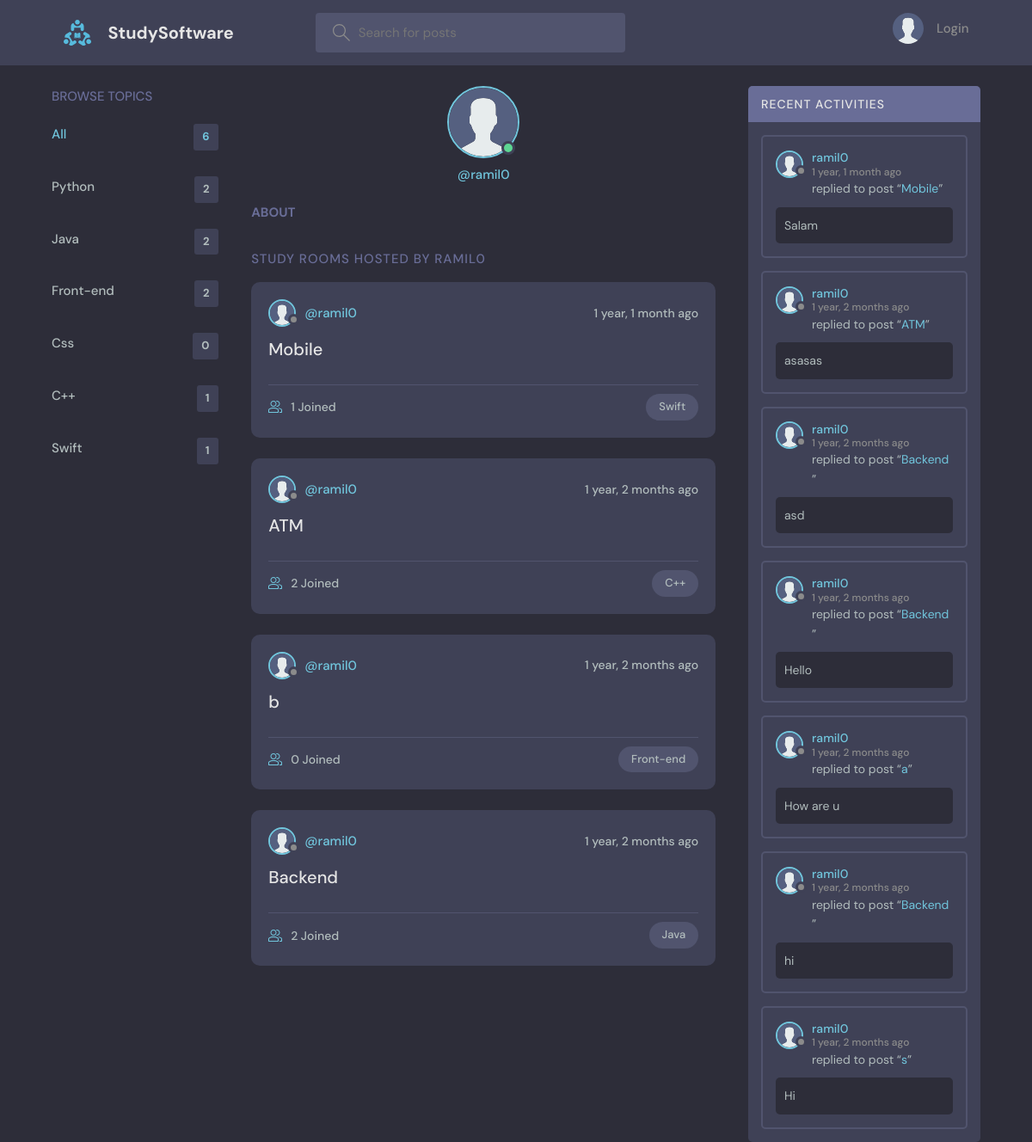
The app's page /profile/1/, older data.
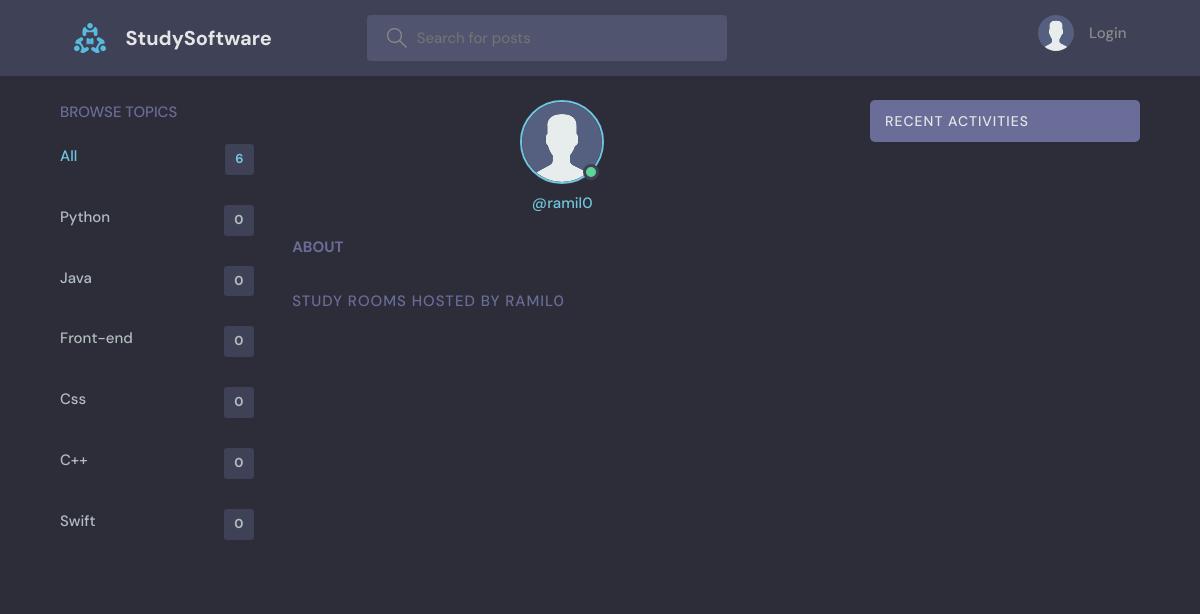
The same page, newer data.
### base/models.py (models this page shows, shortened)
class Topic(models.Model):
    name = models.CharField(max_length=200)
    def __str__(self):
      return self.name

class Room(models.Model):
    host =  models.ForeignKey(User, on_delete=models.SET_NULL, null=True)
    topic = models.ForeignKey(Topic, on_delete=models.SET_NULL, null=True)
    name = models.CharField(max_length=200)
    description = models.TextField(null=True, blank=True)
    participants = models.ManyToManyField(User, related_name='participants', blank=True)
    updated = models.DateTimeField(auto_now=True)
    created = models.DateTimeField(auto_now_add=True)
    class Meta:
       ordering = ['-updated', '-created']
    def __str__(self):
        return self.name

class Message(models.Model):
    user = models.ForeignKey(User, on_delete=models.CASCADE )
    room = models.ForeignKey(Room, on_delete=models.CASCADE)
    body = models.TextField()
    updated = models.DateTimeField(auto_now=True)
    created = models.DateTimeField(auto_now_add=True)
    class Meta:
       ordering = ['-updated', '-created']

### base/views.py (the view)
# urls.py: path('profile/<str:pk>/', views.userProfile, name = "user-profile"),
def userProfile(request, pk):
    user = User.objects.get(id=pk)
    rooms = user.room_set.all()
    room_messages = user.message_set.all()
    topics =  Topic.objects.all()
    context = {'user':user,'rooms':rooms, 'room_messages':room_messages, 'topics':topics}
    return render(request,'base/profile.html', context)

### base/templates/base/profile.html (shortened to what this page needs)
{% extends 'main.html' %}
{% load static %}
{% block content %}
<main class="profile-page layout layout--3">
  <div class="container">
    {% include 'base/topics_component.html' %}
    <div class="roomList">
      <div class="profile">
        <div class="profile__avatar">
          <div class="avatar avatar--large active">
            <img src="{% static 'images/avatar.svg' %}" />
          </div>
        </div>
        <div class="profile__info">
          <p>@{{user.username}}</p>
        </div>
        <div class="profile__about">
          <h3>About</h3>
        </div>
      </div>
      <div class="roomList__header">
        <div>
          <h2>Study Rooms Hosted by {{user.username}}</a>
          </h2>
        </div>
      </div>
      {% include 'base/feed_component.html' %}
    </div>
    {% include 'base/activity_component.html' %}
  </div>
</main>
{% endblock content %}

### templates/main.html (shortened to what this page needs)
<!DOCTYPE html>
{% load static %}
<html lang="en">
  <head>
    <link rel="stylesheet" href="{% static 'styles/main.css' %}" />
  </head>
  <body>
	{% include 'navbar.html' %}
	{% block content%}
	{% endblock %}
  </body>
</html>

### templates/navbar.html (shortened to what this page needs)
{% load static %}
<header class="header header--loggedIn">
    <div class="container">
        <a href="{% url 'home' %}" class="header__logo">
            <img src="{% static 'images/logo.svg' %}" />
            <h1>StudySoftware</h1>
        </a>
        <form class="header__search" method="GET" action="{% url 'home' %}">
            <label>
                <input name="q" placeholder="Search for posts" />
            </label>
        </form>
        <nav class="header__menu">
            {% if request.user.is_authenticated %}
            <div class="header__user">
                <a href="{%url 'user-profile' user.id %}">
                    <div class="avatar avatar--medium active">
                        <img src="{% static 'images/avatar.svg' %}"/>
                    </div>
                    <p>{{request.user}} <span>@{{request.user.username}}</span></p>
                </a>
                <button class="dropdown-button">
                    <svg version="1.1" xmlns="http://www.w3.org/2000/svg" width="32" height="32" viewBox="0 0 32 32">
                        <title>chevron-down</title>
                        <path d="M16 21l-13-13h-3l16 16 16-16h-3l-13 13z"></path>
                    </svg>
                </button>
            </div>
            {% else %}
            <a href="{% url 'login' %}">
                <img src="{% static 'images/avatar.svg' %}" />
                <p>Login</p>
            </a>
            {% endif %}
        </nav>
    </div>
</header>

### base/templates/base/topics_component.html
<div class="topics">
    <div class="topics__header">
      <h2>Browse Topics</h2>
    </div>
    <ul class="topics__list">
      <li>
        <a href="{% url 'home'%}" class="active">All <span>{{topics.count}}</span></a>
      </li>
      {% for topic in topics %}
      <li>
        <a href="{% url 'home' %}?q={{topic.name}}" >{{topic.name}} <span>{{topic.room_set.all.count}}</span></a>
      </li>
      {% endfor %}
    </ul>
    <a class="btn btn--link" href="topics.html">
      <svg version="1.1" xmlns="http://www.w3.org/2000/svg" width="32" height="32" viewBox="0 0 32 32">
      </svg>
    </a>
  </div>

### base/templates/base/feed_component.html (shortened to what this page needs)
{% load static %}
{% for room in rooms %}
<div class="roomListRoom">
    <div class="roomListRoom__header">
      <a href="{% url 'user-profile' room.host.id %}" class="roomListRoom__author">
        <div class="avatar avatar--small">
          <img src="{% static 'images/avatar.svg' %}" />
        </div>
        <span>@{{room.host.username}}</span>
      </a>
      <div class="roomListRoom__actions">
        <span>{{room.created|timesince}} ago</span>
      </div>
    </div>
    <div class="roomListRoom__content">
      <a href="{% url 'room' room.id %}">{{room.name}}</a>
    </div>
    <div class="roomListRoom__meta">
      <a href="{% url 'room' room.id %}" class="roomListRoom__joined">
        {{room.participants.all.count}} Joined
      </a>
      <p class="roomListRoom__topic">{{room.topic}}</p>
    </div>
  </div>
  {% endfor %}

### base/templates/base/activity_component.html (shortened to what this page needs)
{% load static %}
<div class="activities">
    <div class="activities__header">
      <h2>Recent Activities</h2>
    </div>
    {% for message in room_messages %}
    <div class="activities__box">
      <div class="activities__boxHeader roomListRoom__header">
        <a href="{% url 'user-profile' message.user.id %}" class="roomListRoom__author">
          <div class="avatar avatar--small">
            <img src="{% static 'images/avatar.svg' %}" />
          </div>
          <p>
            {{message.user}}
            <span> {{message.created|timesince}} ago</span>
          </p>
        </a>
      </div>
      <div class="activities__boxContent">
        <p>replied to post “<a href="{% url 'room' message.room.id%}">{{message.room}}</a>”</p>
        <div class="activities__boxRoomContent">
         {{message.body}}
        </div>
      </div>
    </div>
    {% endfor %}
  </div>

Row changes from the older to the newer data that the page shows:
removed Room: host.username "ramil0", created "1 year, 1 month", name "Mobile", participants.all.count "1", topic "Swift"
removed Room: host.username "ramil0", created "1 year, 2 months", name "ATM", participants.all.count "2", topic "C++"
removed Room: host.username "ramil0", created "1 year, 2 months", name "b", participants.all.count "0", topic "Front-end"
removed Room: host.username "ramil0", created "1 year, 2 months", name "Backend", participants.all.count "2", topic "Java"
removed Message: user "ramil0", created "1 year, 1 month", room "Mobile", body "Salam"
removed Message: user "ramil0", created "1 year, 2 months", room "ATM", body "asasas"
removed Message: user "ramil0", created "1 year, 2 months", room "Backend", body "asd"
removed Message: user "ramil0", created "1 year, 2 months", room "Backend", body "Hello"
removed Message: user "ramil0", created "1 year, 2 months", room "a", body "How are u"
removed Message: user "ramil0", created "1 year, 2 months", room "Backend", body "hi"
removed Message: user "ramil0", created "1 year, 2 months", room "s", body "Hi"
computed for Topic "Python": room_set.all.count "2" → "0"
computed for Topic "Java": room_set.all.count "2" → "0"
computed for Topic "Front-end": room_set.all.count "2" → "0"
computed for Topic (number 5 of 6 on the later page): room_set.all.count "1" → "0"
computed for Topic "Swift": room_set.all.count "1" → "0"
